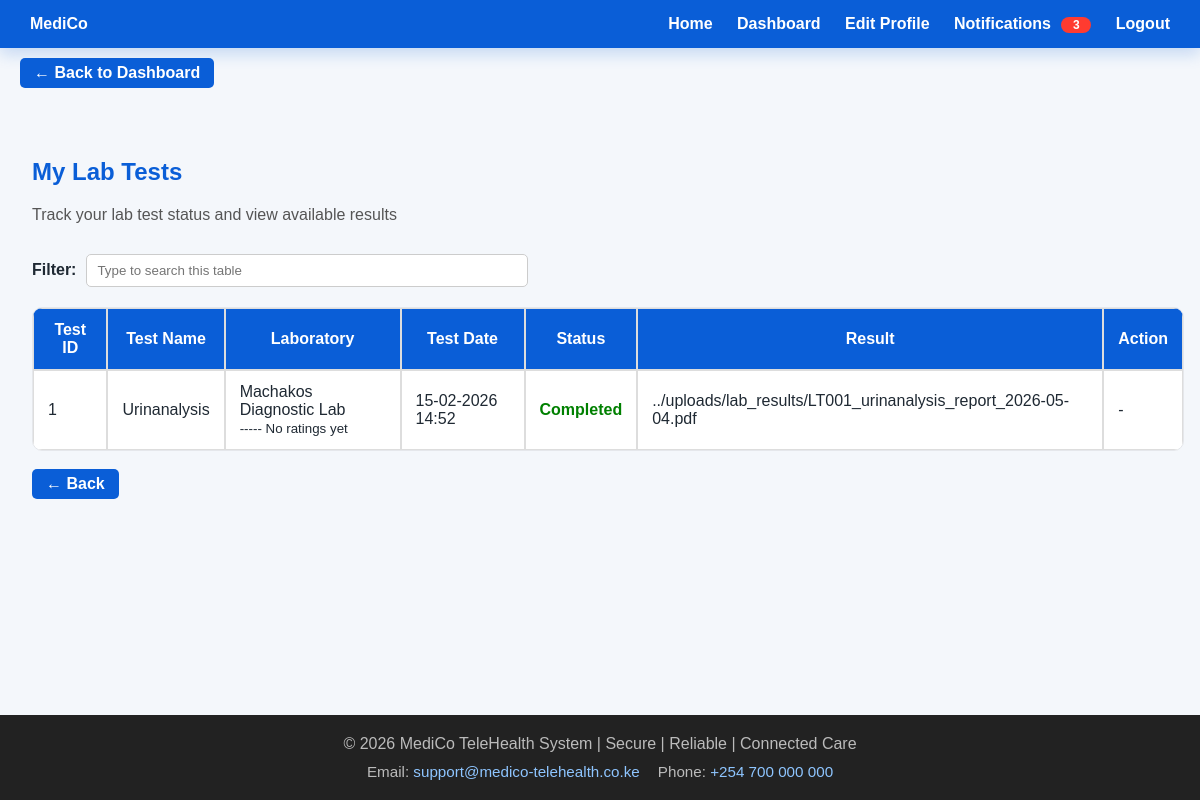
/patient/patient_lab_tests.php (signed in), run on the app's committed database.
### tables this page shows
CREATE TABLE `lab_tests` (
  `LabTestID` int NOT NULL AUTO_INCREMENT,
  `PatientID` varchar(15) NOT NULL,
  `LabID` varchar(15) NOT NULL,
  `TestName` varchar(200) NOT NULL,
  `Status` enum('Pending','Processing','Completed') DEFAULT 'Pending',
  `Result` text,
  `TestDate` datetime DEFAULT CURRENT_TIMESTAMP,
  `ResultDate` datetime DEFAULT NULL,
  `PatientApprovalStatus` varchar(20) NOT NULL DEFAULT 'Accepted',
  `RequestedByDoctorID` varchar(20) DEFAULT NULL,
  `RequestNote` text,
  PRIMARY KEY (`LabTestID`),
  KEY `idx_lab_tests_patient` (`PatientID`),
  KEY `idx_lab_tests_lab` (`LabID`),
  CONSTRAINT `lab_tests_ibfk_1` FOREIGN KEY (`PatientID`) REFERENCES `patients` (`PatientID`) ON DELETE CASCADE ON UPDATE CASCADE,
  CONSTRAINT `lab_tests_ibfk_2` FOREIGN KEY (`LabID`) REFERENCES `laboratories` (`LabID`) ON DELETE RESTRICT ON UPDATE CASCADE
);

CREATE TABLE `laboratories` (
  `LabID` varchar(15) NOT NULL,
  `LabName` varchar(150) NOT NULL,
  `LabLocation` varchar(200) NOT NULL,
  `CreatedAt` datetime NOT NULL DEFAULT CURRENT_TIMESTAMP,
  `UpdatedAt` datetime NOT NULL DEFAULT CURRENT_TIMESTAMP ON UPDATE CURRENT_TIMESTAMP,
  PRIMARY KEY (`LabID`)
);

### functions.php (called while the page is built, shortened)
<?php
function getEntityRatingsMap($pdo, $ratingType) {
    $ratingType = trim((string)$ratingType);
    $stmt = $pdo->prepare(
        "SELECT EntityID, AVG(RatingValue) AS AvgRating, COUNT(*) AS RatingCount
         FROM ratings
         WHERE EntityType = :type
         GROUP BY EntityID"
    );
    $stmt->execute([':type' => $ratingType]);
    $rows = $stmt->fetchAll(PDO::FETCH_ASSOC);
    $map = [];
    foreach ($rows as $row) {
        $entityID = (string)$row['EntityID'];
        $map[$entityID] = [
            'avg' => isset($row['AvgRating']) ? (float)$row['AvgRating'] : 0.0,
            'count' => isset($row['RatingCount']) ? (int)$row['RatingCount'] : 0
        ];
    }
    return $map;
}
function formatEntityRatingLabel($ratingInfo) {
    if (!is_array($ratingInfo)) {
        return "----- No ratings yet";
    }
    $count = (int)($ratingInfo['count'] ?? 0);
    $avg = (float)($ratingInfo['avg'] ?? 0);
    $rounded = (int)round($avg);
    $stars = str_repeat('*', $rounded) . str_repeat('-', 5 - $rounded);
    return $stars . " " . number_format($avg, 1) . "/5 (" . $count . ")";
}
?>

### patient/patient_lab_tests.php (the view, shortened to what this page needs)
<?php
require "../db.php";
require "../functions.php";
$patientID = $_SESSION['user_id'];
$hasResultDate = false;
try {
    $check = $pdo->query("SHOW COLUMNS FROM lab_tests LIKE 'ResultDate'");
    $hasResultDate = (bool)$check->fetch(PDO::FETCH_ASSOC);
} catch (Exception $e) {
    $hasResultDate = false;
}
$resultDateSelect = $hasResultDate ? ", lt.ResultDate" : ", NULL AS ResultDate";
$sql = "SELECT lt.LabTestID, lt.TestName, lt.TestDate, lt.Status, lt.Result,
               lt.PatientApprovalStatus,
               lab.LabID, lab.LabName
               $resultDateSelect
        FROM lab_tests lt
        LEFT JOIN laboratories lab ON lt.LabID = lab.LabID
        WHERE lt.PatientID = :pid
        ORDER BY lt.TestDate DESC";
$stmt = $pdo->prepare($sql);
$stmt->execute([':pid' => $patientID]);
$labTests = $stmt->fetchAll(PDO::FETCH_ASSOC);
$labRatings = getEntityRatingsMap($pdo, 'Lab');
$backUrl = 'patient_dashboard.php';
function getStatusClass($status) {
    $normalized = strtolower(trim((string)$status));
    if ($normalized === 'completed') return 'completed';
    $compact = '';
    return $compact;
}
?>
<?php
include "../header.php"; ?>
<main class="main-content">
<div class="dashboard-container">
    <h2>My Lab Tests</h2>
    <p class="dashboard-subtitle">Track your lab test status and view available results</p>
    <?php
if ($labTests): ?>
        <table class="user-table">
            <thead>
                <tr>
                    <th>Test ID</th>
                    <th>Test Name</th>
                    <th>Laboratory</th>
                    <th>Test Date</th>
                    <th>Status</th>
                    <th>Result</th>
                    <th>Action</th>
                </tr>
            </thead>
            <tbody>
                <?php
foreach ($labTests as $t): ?>
                    <?php
                        $approvalStatus = (string)($t['PatientApprovalStatus'] ?? 'Accepted');
                        if ($approvalStatus === 'Pending') {
                            $statusText = 'Awaiting Your Approval';
                        } elseif ($approvalStatus === 'Rejected') {
                            $statusText = 'Rejected by Patient';
                        } else {
                            $statusText = $t['Status'] ?? 'Pending';
                        }
                        $statusClass = getStatusClass($statusText);
                        $testDate = !empty($t['TestDate']) ? date('d-m-Y H:i', strtotime($t['TestDate'])) : '-';
                    ?>
                    <tr>
                        <td><?= (int)$t['LabTestID'] ?></td>
                        <td><?= htmlspecialchars($t['TestName'] ?? '-') ?></td>
                        <td>
                            <?= htmlspecialchars($t['LabName'] ?? 'Not assigned') ?>
                            <?php if (!empty($t['LabID'])): ?>
                                <br><small><?= htmlspecialchars(formatEntityRatingLabel($labRatings[$t['LabID']] ?? null)) ?></small>
                            <?php endif; ?>
                        </td>
                        <td><?= htmlspecialchars($testDate) ?></td>
                        <td>
                            <span class="status <?= htmlspecialchars($statusClass) ?>">
                                <?= htmlspecialchars($statusText) ?>
                            </span>
                        </td>
                        <td>
                            <?php
if (!empty($t['Result']) && $approvalStatus !== 'Pending'): ?>
                                <?= nl2br(htmlspecialchars($t['Result'])) ?>
                            <?php
else: ?>
                                <span>-</span>
                            <?php
endif; ?>
                        </td>
                        <td>
                            <?php
if ($approvalStatus === 'Pending'): ?>
                                <form method="post" action="patient_process_lab_test.php" class="inline-action-group">
                                    <input type="hidden" name="testid" value="<?= (int)$t['LabTestID'] ?>">
                                    <input type="hidden" name="decision" value="accept">
                                    <button type="submit" class="btn btn-approve">Accept</button>
                                </form>
                                <form method="post" action="patient_process_lab_test.php" class="inline-action-group">
                                    <input type="hidden" name="testid" value="<?= (int)$t['LabTestID'] ?>">
                                    <input type="hidden" name="decision" value="reject">
                                    <button type="submit" class="btn btn-danger">Reject</button>
                                </form>
                            <?php
else: ?>
                                <span>-</span>
                            <?php
endif; ?>
                        </td>
                    </tr>
                <?php
endforeach; ?>
            </tbody>
        </table>
    <?php
endif; ?>
    <br>
    <a href="<?= htmlspecialchars($backUrl) ?>" class="btn btn-view" onclick="if (window.history.length > 1) { window.history.back(); return false; }">&larr; Back</a>
</div>
</main>
<?php
include "../footer.php"; ?>

### css/style.css (style rules this page uses)
html, body { height: 100%; }
body { margin: 0; display: flex; flex-direction: column; font-family: Arial, Helvetica, sans-serif; background: #f4f7fb; color: #1f2933; }
.main-content { flex: 1; padding: 40px 12px; }
a.btn, a.home-btn, .home-btn { text-decoration: none; }
.profile-container h2, .dashboard-container h2 { margin-top: 0; color: #0a5ed7; }
.dashboard-container { width: min(96vw, 1500px); max-width: 1500px; margin: auto; padding: 20px; }
.dashboard-subtitle { color: #555; margin-bottom: 30px; }
.user-table, .admin-table { width: 100%; border-collapse: separate; border-spacing: 0; margin-top: 20px; border: 1px solid #e5e7eb; border-radius: 10px; overflow: hidden; background: #fff; }
.user-table th, .user-table td, .admin-table th, .admin-table td { border: 1px solid #ddd; padding: 12px 14px; }
.user-table th, .admin-table th { background: #0a5ed7; color: white; }
.status { font-weight: bold; }
.status.completed { color: green; font-weight: bold; }
.btn { display: inline-flex; align-items: center; justify-content: center; padding: 6px 14px; border-radius: 5px; border: none; cursor: pointer; font-weight: bold; text-align: center; transition: transform 0.15s ease, box-shadow 0.15s ease; }
.btn-view { background:#0a5ed7; color:white; }

### data on the page
lab_tests: LabTestID "1", TestName "Urinanalysis", LabID.LabName "Machakos Diagnostic Lab", LabID.LabID "----- No ratings yet", TestDate "15-02-2026 14:52", Status "Completed", Result "../uploads/lab_results/LT001_urinanalysis_report_2026-05-04.pdf"

### other printed values
$notifCount "3"
